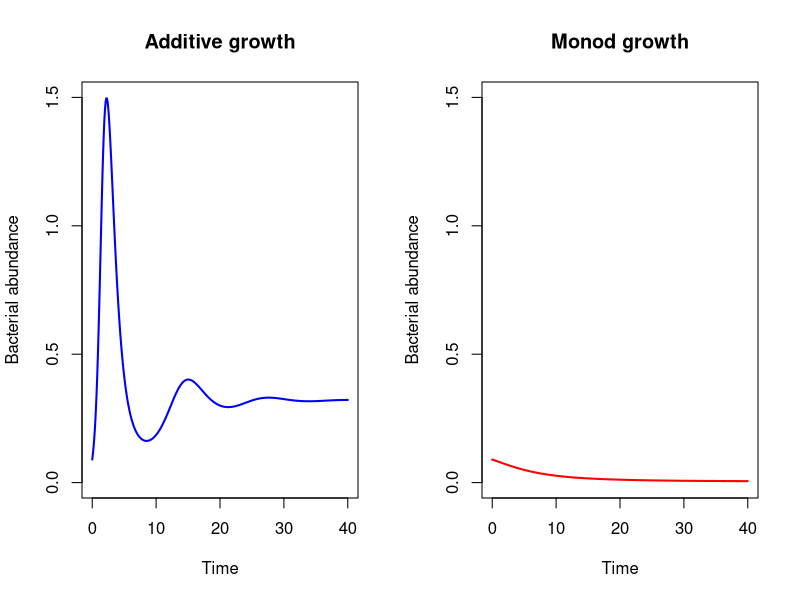
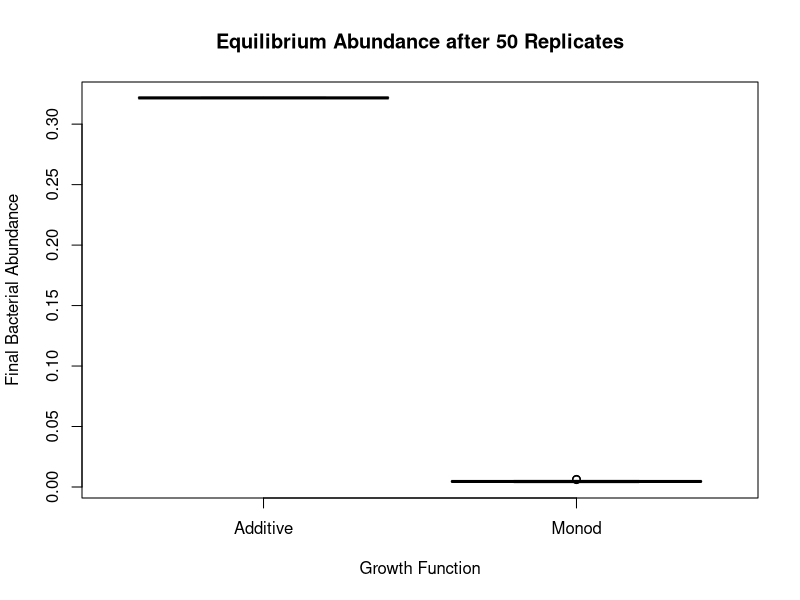

These charts were generated, in order, by the following R code:
# ============================================================
# Microbial community model: additive vs Monod growth functions
# Based on Jansma et al. (2026)
# ============================================================

library(deSolve)

# ---- Model function ----
model <- function(t, state, parameters) {
  bacterium   <- state[1]
  metabolites <- state[2:8]
  
  death_rate               <- parameters$death_rate
  carrying_capacity        <- parameters$carrying_capacity
  conversion_coefficient   <- parameters$conversion_coefficient
  interaction_coefficients <- parameters$interaction_coefficients
  half_saturation_constant <- parameters$half_saturation_constant
  growth_function_type     <- parameters$growth_function_type
  supply_rate              <- parameters$supply_rate
  metabolite_decay         <- parameters$metabolite_decay
  
  growth_additive <- conversion_coefficient *
    (t(pmax(interaction_coefficients, 0)) %*% metabolites)
  
  growth_monod <- conversion_coefficient *
    (t(pmax(interaction_coefficients, 0)) %*%
       (metabolites / (1 + metabolites / half_saturation_constant)))
  
  if (growth_function_type == "additive") {
    growth_rate <- growth_additive
  } else {
    growth_rate <- growth_monod
  }
  
  change_in_bacterium <- bacterium *
    (growth_rate - death_rate) *
    (carrying_capacity - bacterium)
  
  change_in_metabolites <- supply_rate -
    metabolite_decay * metabolites -
    metabolites * (interaction_coefficients %*% bacterium)
  
  return(list(c(change_in_bacterium, change_in_metabolites)))
}

# ---- Interaction coefficients ----
set.seed(42)
number_of_bacteria <- 1
number_of_produced <- 2
number_of_consumed <- 5

coefficients_produced <- matrix(runif(number_of_produced * number_of_bacteria, -1, 0),
                                nrow = number_of_produced, ncol = number_of_bacteria)
coefficients_consumed <- matrix(runif(number_of_consumed * number_of_bacteria, 0, 1),
                                nrow = number_of_consumed, ncol = number_of_bacteria)
interaction_coefficient_matrix <- rbind(coefficients_produced, coefficients_consumed)

# ---- Parameters ----
parameters <- list(
  death_rate               = 0.1,
  carrying_capacity        = 14,
  conversion_coefficient   = 0.1,
  half_saturation_constant = 0.5,
  interaction_coefficients = interaction_coefficient_matrix,
  growth_function_type     = "additive",
  supply_rate              = 0.1,
  metabolite_decay         = 0.1
)

# ---- Time sequence ----
time_sequence <- seq(0, 40, by = 0.1)

# ---- Single run (for the first plot) ----
set.seed(1)
initial_state <- c(
  bacterium            = runif(1, 0.05, 0.2),
  metabolites_produced = runif(2, exp(-3), exp(-2)),
  metabolites_consumed = runif(5, 0.5, 1)
)

parameters$growth_function_type <- "additive"
output_additive <- ode(y = initial_state, times = time_sequence, func = model, parms = parameters)

parameters$growth_function_type <- "monod"
output_monod <- ode(y = initial_state, times = time_sequence, func = model, parms = parameters)

# Plot single run comparison
par(mfrow = c(1, 2))
plot(output_additive[, "time"], output_additive[, "bacterium"], type = "l", lwd = 2, col = "blue",
     xlab = "Time", ylab = "Bacterial abundance", main = "Additive growth", ylim = c(0, 1.5))
plot(output_monod[, "time"], output_monod[, "bacterium"], type = "l", lwd = 2, col = "red",
     xlab = "Time", ylab = "Bacterial abundance", main = "Monod growth", ylim = c(0, 1.5))
par(mfrow = c(1, 1))

# ---- 50 Replicates & Boxplot ----
results_additive <- numeric(50)
results_monod    <- numeric(50)

for (i in 1:50) {
  set.seed(i + 100)
  initial_i <- c(
    bacterium            = runif(1, 0.05, 0.2),
    metabolites_produced = runif(2, exp(-3), exp(-2)),
    metabolites_consumed = runif(5, 0.5, 1)
  )
  
  parameters$growth_function_type <- "additive"
  out_add <- ode(y = initial_i, times = time_sequence, func = model, parms = parameters)
  results_additive[i] <- out_add[nrow(out_add), "bacterium"]
  
  parameters$growth_function_type <- "monod"
  out_mon <- ode(y = initial_i, times = time_sequence, func = model, parms = parameters)
  results_monod[i] <- out_mon[nrow(out_mon), "bacterium"]
}

# Print Summary
cat("--- ADDITIVE MODEL ---\n")
cat("Mean:", mean(results_additive), "| SD:", sd(results_additive), "\n\n")
cat("--- MONOD MODEL ---\n")
cat("Mean:", mean(results_monod), "| SD:", sd(results_monod), "\n\n")

# Draw Boxplot
plot_data <- data.frame(
  Growth_Function = rep(c("Additive", "Monod"), each = 50),
  Equilibrium_Abundance = c(results_additive, results_monod)
)

boxplot(Equilibrium_Abundance ~ Growth_Function, data = plot_data,
        col = c("lightblue", "lightcoral"),
        main = "Equilibrium Abundance after 50 Replicates",
        ylab = "Final Bacterial Abundance",
        xlab = "Growth Function")
